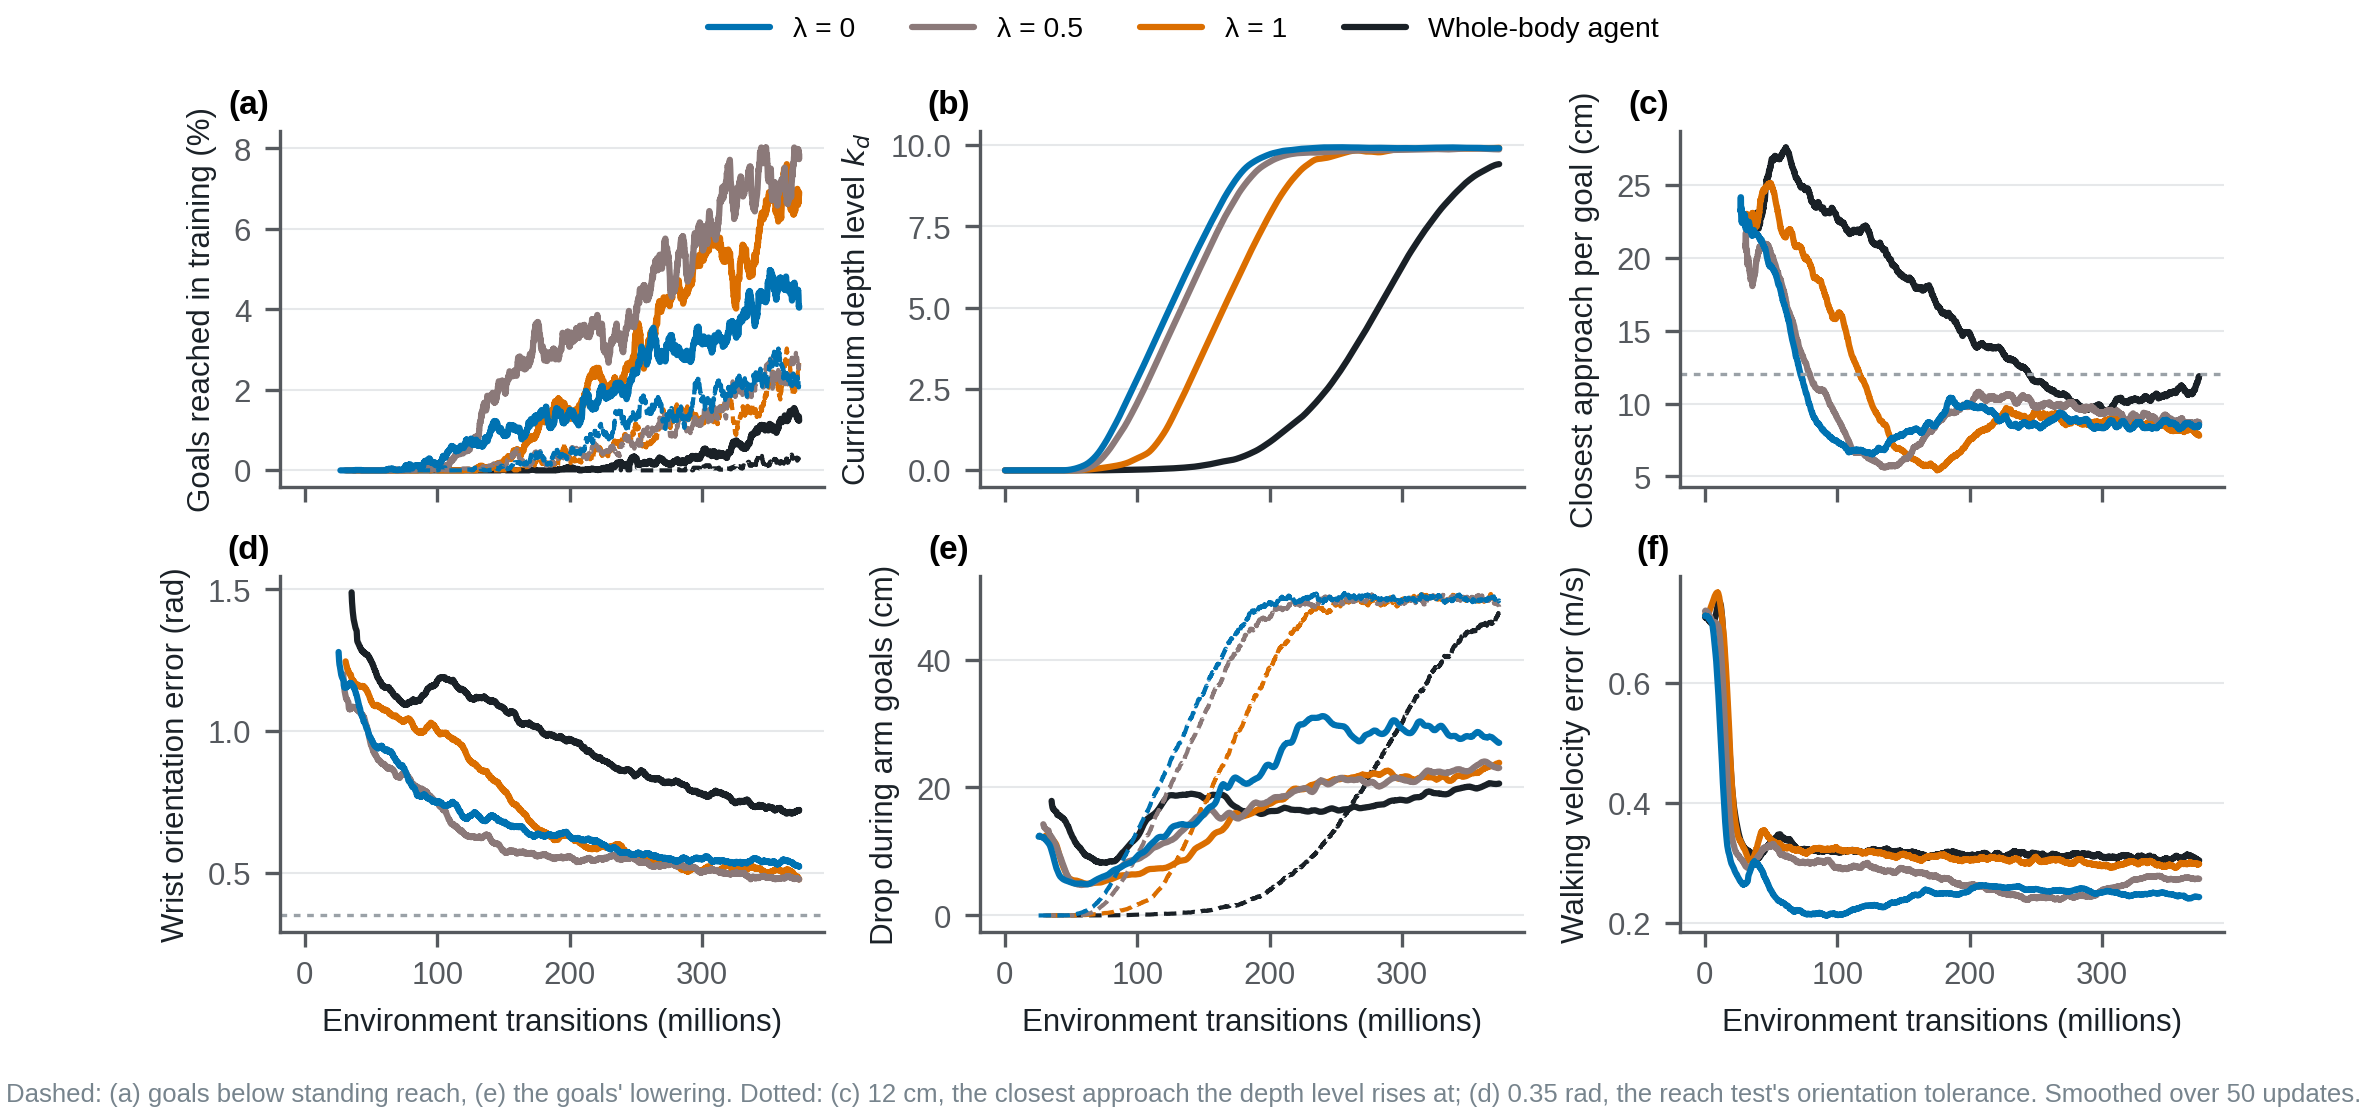

The Python source for this figure:
"""Sample efficiency of the paper's runs: training-time curves of the three lambda policies (paper00, paper05, paper1)
and the one-agent whole-body baseline (paperwb) against environment transitions (policy steps x 4096 envs).

    python logs/figures/sample_efficiency/sample_efficiency.py

Same metrics, smoothing (50 updates) and style as paper/reach/tools/figures.py's training_curves; lambda 0 blue,
lambda 1 orange, lambda 0.5 between them, the whole-body agent black. Writes sample_efficiency.{pdf,png}, the plotted
series as sample_efficiency.csv, and milestones.csv: the transitions each run needs to reach a few training targets.
"""

import csv
from pathlib import Path

import matplotlib

matplotlib.use("Agg")
import matplotlib.pyplot as plt  # noqa: E402
import numpy as np  # noqa: E402
from tensorboard.backend.event_processing.event_accumulator import EventAccumulator  # noqa: E402

HERE = Path(__file__).resolve().parent
LOGS = HERE.parents[1] / "skrl" / "locomanip_marl"
NUM_ENVS = 4096
ROT_TOL = 0.35  # rad, the reach test's orientation tolerance


# lambda 0 blue (Fig. 1's legs blue), lambda 1 a deep orange, lambda 0.5 their OKLab midpoint (blue and orange are
# near-opposite, so it is a muted neutral), the whole-body agent the paper's ink. Validated: CVD dE 11.2, normal
# 16.0, every line >= 3:1 on white.
RUNS = [
    ("paperwb", "Whole-body agent", "#1a2127"),
    ("paper1", "λ = 1", "#DB6E00"),
    ("paper05", "λ = 0.5", "#8b7979"),
    ("paper00", "λ = 0", "#0072B2"),
]
TAGS = {
    "depth_level": "Curriculum/arm_target_levels/depth_level",
    "reached": "Metrics/arm_targets/goals_reached",
    "missed": "Metrics/arm_targets/goals_missed",
    "crouch_reached": "Metrics/arm_targets/crouch_goals_reached",
    "crouch_missed": "Metrics/arm_targets/crouch_goals_missed",
    "goal_position_error": "Metrics/arm_targets/goal_position_error",
    "goal_orientation_error": "Metrics/arm_targets/goal_orientation_error",
    "best_error": "Metrics/arm_targets/goal_best_error",
    "pelvis_drop": "Metrics/arm_targets/pelvis_drop",
    "target_drop": "Metrics/arm_targets/target_drop",
    "walk_error": "Metrics/base_velocity/nav_error_vel_xy",
    "falls": "Episode_Termination/fell",
}
PANELS = [  # (main, dashed second, y label)
    ("reach_rate", "crouch_reach_rate", "Goals reached in training (%)"),
    ("depth_level", None, "Curriculum depth level $k_d$"),
    ("best_error_cm", None, "Closest approach per goal (cm)"),
    ("goal_orientation_error_rad", None, "Wrist orientation error (rad)"),
    ("pelvis_drop_cm", "target_drop_cm", "Drop during arm goals (cm)"),
    ("walk_error_m_s", None, "Walking velocity error (m/s)"),
]

plt.rcParams.update({
    "pdf.fonttype": 42, "ps.fonttype": 42, "font.family": "sans-serif",
    "font.sans-serif": ["Helvetica", "Arial", "Liberation Sans", "DejaVu Sans"],
    "font.size": 7.5, "axes.labelsize": 7.5, "axes.titlesize": 8, "legend.fontsize": 6.8,
    "axes.spines.top": False, "axes.spines.right": False, "axes.edgecolor": "#55595e", "axes.labelcolor": "#1a2127",
    "xtick.color": "#55595e", "ytick.color": "#55595e", "grid.color": "#e6e8ea", "grid.linewidth": 0.5,
})
MUTED = "#77848d"


def load(run: str) -> dict[str, np.ndarray]:
    series = {k: {} for k in TAGS}
    for f in sorted((LOGS / run).glob("events.out.tfevents.*")):
        ea = EventAccumulator(str(f), size_guidance={"scalars": 0})
        ea.Reload()
        have = set(ea.Tags()["scalars"])
        for key, tag in TAGS.items():
            if tag in have:
                for ev in ea.Scalars(tag):
                    series[key][ev.step] = ev.value
    steps = np.array(sorted(set().union(*[set(v) for v in series.values()])))
    g = {k: np.array([series[k].get(s, np.nan) for s in steps]) for k in TAGS}
    with np.errstate(invalid="ignore", divide="ignore"):
        ended, cended = g["reached"] + g["missed"], g["crouch_reached"] + g["crouch_missed"]
        return {
            "step": steps, "transitions": steps * NUM_ENVS, "depth_level": g["depth_level"],
            "reach_rate": np.where(ended > 0, g["reached"] / ended, np.nan),
            "crouch_reach_rate": np.where(cended > 0, g["crouch_reached"] / cended, np.nan),
            "best_error_cm": 100 * g["best_error"], "goal_orientation_error_rad": g["goal_orientation_error"],
            "pelvis_drop_cm": 100 * g["pelvis_drop"], "target_drop_cm": 100 * g["target_drop"],
            "walk_error_m_s": g["walk_error"], "falls": g["falls"],
        }


def smooth(y, w=50):
    y = np.asarray(y, dtype=float)
    k = np.ones(w) / w
    ok = np.isfinite(y)
    num = np.convolve(np.where(ok, y, 0.0), k, mode="same")
    den = np.convolve(ok.astype(float), k, mode="same")
    with np.errstate(invalid="ignore", divide="ignore"):
        return np.where(den > 0.2, num / den, np.nan)


def first_crossing(x, y, target, below=False):
    hit = np.nonzero((y <= target) if below else (y >= target))[0]
    return float(x[hit[0]]) if len(hit) else float("nan")


data = {run: load(run) for run, _, _ in RUNS}
fig, axes = plt.subplots(2, 3, figsize=(7.16, 3.6), sharex=True)
for run, name, color in RUNS:
    d = data[run]
    x = d["transitions"] / 1e6
    for ax, (main, second, label) in zip(axes.flat, PANELS):
        scale = 100 if "rate" in main else 1
        ax.plot(x, scale * smooth(d[main]), color=color, lw=1.5, label=name, solid_capstyle="round")
        if second:
            ax.plot(x, scale * smooth(d[second]), color=color, lw=1.0, ls=(0, (3, 1.5)))
        ax.set_ylabel(label)
        ax.grid(True, axis="y")
axes[0, 2].axhline(12.0, color="#9aa1a7", lw=0.8, ls=(0, (2, 2)))
axes[1, 0].axhline(ROT_TOL, color="#9aa1a7", lw=0.8, ls=(0, (2, 2)))
for ax in axes[1]:
    ax.set_xlabel("Environment transitions (millions)")
for letter, ax in zip("abcdef", axes.flat):
    ax.text(-0.02, 1.03, f"({letter})", transform=ax.transAxes, fontsize=8, fontweight="bold", va="bottom", ha="right")
# one legend row above the panels, lambda in order then the baseline
handles, labels = axes[0, 0].get_legend_handles_labels()
order = [labels.index(n) for n in ("λ = 0", "λ = 0.5", "λ = 1", "Whole-body agent")]
fig.legend([handles[i] for i in order], [labels[i] for i in order], loc="upper center", ncol=4, frameon=False,
           bbox_to_anchor=(0.5, 1.0), handlelength=2.2, columnspacing=2.0)
fig.text(0.5, -0.01, "Dashed: (a) goals below standing reach, (e) the goals' lowering. Dotted: (c) 12 cm, the closest "
         "approach the depth level rises at; (d) 0.35 rad, the reach test's orientation tolerance. "
         "Smoothed over 50 updates.", ha="center", va="top", fontsize=6.2, color=MUTED)
fig.tight_layout(rect=(0, 0, 1, 0.94))
fig.savefig(HERE / "sample_efficiency.pdf", bbox_inches="tight", pad_inches=0.02)
fig.savefig(HERE / "sample_efficiency.png", bbox_inches="tight", pad_inches=0.02, dpi=300)

keys = ["step", "transitions"] + [k for k in data[RUNS[0][0]] if k not in ("step", "transitions")]
with open(HERE / "sample_efficiency.csv", "w", newline="") as f:
    w = csv.writer(f)
    w.writerow(["run"] + keys)
    for run, _, _ in RUNS:
        d = data[run]
        for i in range(len(d["step"])):
            w.writerow([run] + [d[k][i] for k in keys])

# milestones on the smoothed curves, in millions of transitions
milestones = [("depth level 5", "depth_level", 5.0, False), ("depth level 9", "depth_level", 9.0, False),
              ("closest approach <= 12 cm", "best_error_cm", 12.0, True), ("goals reached >= 2%", "reach_rate", 0.02, False),
              ("drop in arm goals >= 15 cm", "pelvis_drop_cm", 15.0, False)]
rows = []
for run, name, _ in RUNS:
    d = data[run]
    x = d["transitions"] / 1e6
    row = {"run": run, "name": name}
    for label, key, target, below in milestones:
        y = smooth(d[key])
        # after the warm start: the first crossing once arm goals have run (reach metrics are nan before)
        valid = np.isfinite(smooth(d["reach_rate"]))
        start = np.argmax(valid) if valid.any() else 0
        row[label] = first_crossing(x[start:], y[start:], target, below)
    last = slice(-100, None)
    row["final goals reached (%)"] = 100 * np.nanmean(d["reach_rate"][last])
    row["final depth level"] = np.nanmean(d["depth_level"][last])
    rows.append(row)
with open(HERE / "milestones.csv", "w", newline="") as f:
    w = csv.DictWriter(f, fieldnames=list(rows[0]))
    w.writeheader()
    w.writerows(rows)
for row in rows:
    print({k: (round(v, 1) if isinstance(v, float) else v) for k, v in row.items()})
print("[sample_efficiency]", HERE / "sample_efficiency.pdf")
